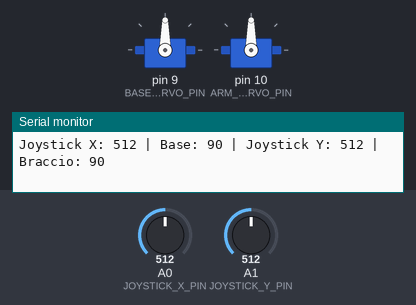
The sketch below on a simulated Arduino Uno, built with avr-gcc and run on an emulated ATmega328P. Shown: 2 × servo, the last lines printed to the serial monitor. The inputs (shaded band) are chosen by the test bench; at power-on: A0 (JOYSTICK_X_PIN) = 512, A1 (JOYSTICK_Y_PIN) = 512.

Above: at 1.2 s.
1.3 s: A0 (JOYSTICK_X_PIN) set to 752
4.3 s: A0 (JOYSTICK_X_PIN) set to 782
At 5.01 s:
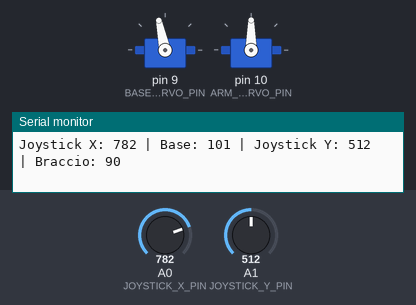
At 6.15 s:
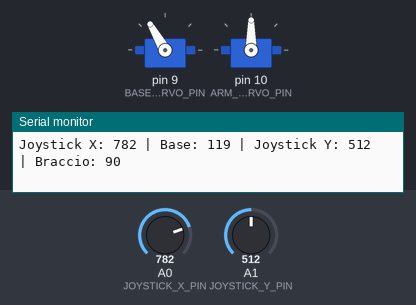
7.3 s: A1 (JOYSTICK_Y_PIN) set to 753
10.3 s: A1 (JOYSTICK_Y_PIN) set to 781
At 10.4 s:
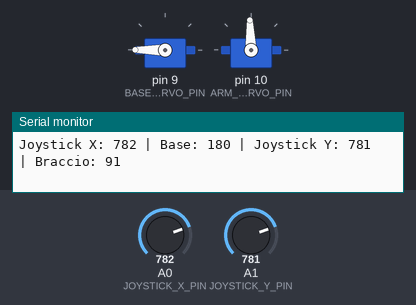
13.3 s: A1 (JOYSTICK_Y_PIN) set to 122
16.3 s: A0 (JOYSTICK_X_PIN) set to 473
19.3 s: A0 (JOYSTICK_X_PIN) set to 449
At 19.43 s:
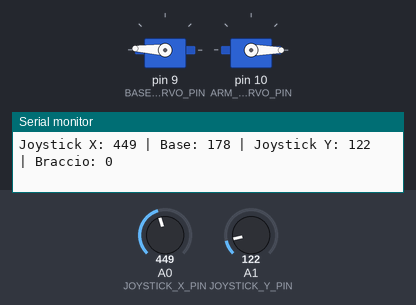
Timing chart, 0 to 25.8 s (numbered marks = the images above; inputs shaded):
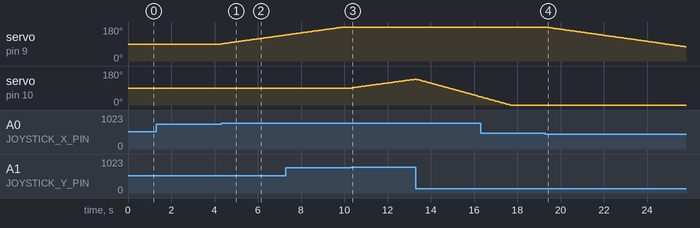

Measured:
- the behaviour switches between 767 and 768 on A0 (JOYSTICK_X_PIN) (found by bisection; images 0 and 1)
- the behaviour switches between 767 and 768 on A1 (JOYSTICK_Y_PIN) (found by bisection; images 2 and 3)
- the behaviour switches between 462 and 461 on A0 (JOYSTICK_X_PIN) (found by bisection; images 3 and 4)
- after the input at 4.3 s, servo on pin 9 (BASE_SERVO_PIN): moves from 90° to 138° over 3.0 s, starting at once
- after the input at 10.3 s, servo on pin 10 (ARM_SERVO_PIN): moves from 90° to 137° over 3.0 s, starting at once
- after the input at 19.3 s, servo on pin 9 (BASE_SERVO_PIN): moves from 180° to 75° over 6.5 s, starting at once

The sketch:

Servo_06_braccio_robotico.ino
```cpp
/**
 * \Servo_06_braccio_robotico
 *
 * Sketch per il controllo di un braccio robotico semplice con Arduino
 * Due servo motori controllano la base e il braccio tramite un joystick.
 *
 * https://github.com/filippo-bilardo/ROBOTICA/blob/main/servo/README.md
 *
 * @author Filippo Bilardo
 * @version 1.0  20/03/25 - Versione iniziale
 */
#include <Servo.h>

const int BASE_SERVO_PIN = 9;    // Pin per il servo della base
const int ARM_SERVO_PIN = 10;    // Pin per il servo del braccio
const int JOYSTICK_X_PIN = A0;   // Pin analogico per l'asse X del joystick
const int JOYSTICK_Y_PIN = A1;   // Pin analogico per l'asse Y del joystick

Servo baseServo;                 // Servo per la rotazione della base
Servo armServo;                  // Servo per il movimento del braccio

int basePosition = 90;           // Posizione iniziale della base
int armPosition = 90;            // Posizione iniziale del braccio

void setup() {
  baseServo.attach(BASE_SERVO_PIN);  // Collega il servo della base
  armServo.attach(ARM_SERVO_PIN);    // Collega il servo del braccio

  // Imposta le posizioni iniziali
  baseServo.write(basePosition);
  armServo.write(armPosition);

  Serial.begin(9600);  // Inizializza la comunicazione seriale
}

void loop() {
  // Legge i valori del joystick
  int joystickX = analogRead(JOYSTICK_X_PIN);
  int joystickY = analogRead(JOYSTICK_Y_PIN);

  // Mappa i valori del joystick per il movimento dei servo
  // Aggiunge una zona morta centrale per evitare movimenti indesiderati
  if (abs(joystickX - 512) > 50) {  // Se il joystick è spostato sull'asse X
    int xMovement = map(joystickX, 0, 1023, -2, 2);  // Converte in incrementi di movimento
    basePosition = constrain(basePosition + xMovement, 0, 180);  // Aggiorna la posizione
    baseServo.write(basePosition);  // Muove il servo della base
  }

  if (abs(joystickY - 512) > 50) {  // Se il joystick è spostato sull'asse Y
    int yMovement = map(joystickY, 0, 1023, -2, 2);  // Converte in incrementi di movimento
    armPosition = constrain(armPosition + yMovement, 0, 180);  // Aggiorna la posizione
    armServo.write(armPosition);  // Muove il servo del braccio
  }

  // Visualizza i valori sulla console seriale
  Serial.print("Joystick X: ");
  Serial.print(joystickX);
  Serial.print(" | Base: ");
  Serial.print(basePosition);
  Serial.print(" | Joystick Y: ");
  Serial.print(joystickY);
  Serial.print(" | Braccio: ");
  Serial.println(armPosition);

  delay(15);  // Piccolo ritardo per stabilità
}
```
